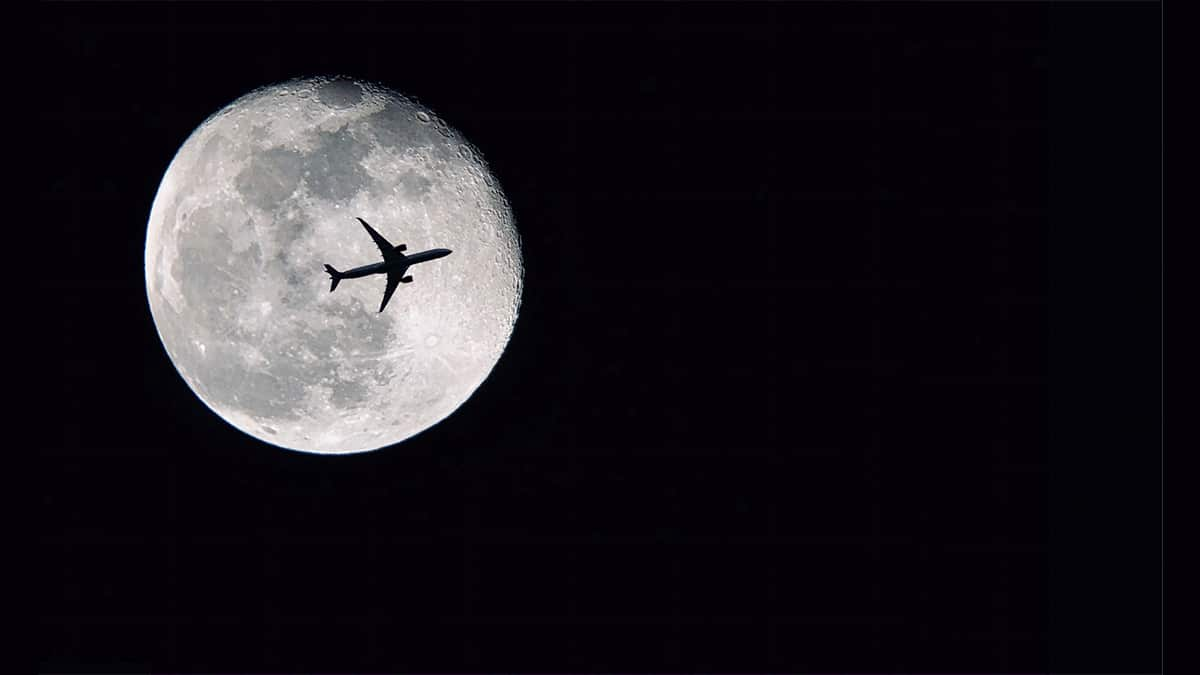
#> input picture moon.jpg, 1200 x 675 px
$ python -i TrabalhoFinal.py   (imports and definitions only)
#> lines starting #> are read from the running program, lines starting #| are printed output that depends on the picture; after the words box and inside, x2 and y2 are one past the last pixel; in counts of white or black regions, pixels touching at a corner belong together
from tkinter import *
from tkinter import filedialog
from PIL import ImageTk, Image
import cv2
import numpy as np

# Função para abrir o arquivo selecionado
# [70 lines left out: functions abrir_arquivo, abrir_recorte, desenha_retangulo, drag_inicio, drag_movimento, not called in this run]

def calcula_media(img, T, string, i):
    contador = 0
    sum_m = 0
    media = 0

    # Se estamos calculando m1, devemos pegar a média da intensidade dos pixels maiores que m1
    if(string == 'm1'):
        for y in range(img.shape[0]):
            for x in range(img.shape[1]):
                if(img[y,x][i] > T[i]):
                    sum_m += img[y,x][i]
                    contador += 1

    # Se estamos calculando m2, devemos pegar a média da intensidade dos pixels menores ou iguais a m2
    else:
        for y in range(img.shape[0]):
            for x in range(img.shape[1]):
                if(img[y,x][i] <= T[i]):
                    sum_m += img[y,x][i]
                    contador += 1

    media = sum_m / contador

    return media

def determinacao_threshold(img):
    canto_superior_esquerdo = img[0, 0]
#> canto_superior_esquerdo = [5, 0, 7]
    canto_superior_direito = img[0, img.shape[1]-1]
#> canto_superior_direito = [5, 0, 7]
    canto_inferior_esquerdo = img[img.shape[0]-1, 0]
#> canto_inferior_esquerdo = [5, 0, 7]
    canto_inferior_direito = img[img.shape[0]-1, img.shape[1]-1]
#> canto_inferior_direito = [5, 0, 7]
    m1 = [0,0,0]
    m2 = [0,0,0]
    m2_sum = [0,0,0]
    threshold_atual = [0,0,0]
    threshold_prev = [0,0,0]
    contador = 0

    m1[0] = int(canto_superior_esquerdo[0]) + int(canto_superior_direito[0]) + int(canto_inferior_esquerdo[0]) + int(canto_inferior_direito[0])
    m1[1] = int(canto_superior_esquerdo[1]) + int(canto_superior_direito[1]) + int(canto_inferior_esquerdo[1]) + int(canto_inferior_direito[1])
    m1[2] = int(canto_superior_esquerdo[2]) + int(canto_superior_direito[2]) + int(canto_inferior_esquerdo[2]) + int(canto_inferior_direito[2])

    for y in range(img.shape[0]):
        for x in range(img.shape[1]):
            m2_sum[0] += img[y,x][0]
            m2_sum[1] += img[y,x][1]
            m2_sum[2] += img[y,x][2]
            contador += 1
#> after the loop, contador = 810000; m2_sum = [23607362, 20224814, 25106352]

    m2[0] = (m2_sum[0] - m1[0]) / (contador - 4)
    m2[1] = (m2_sum[1] - m1[1]) / (contador - 4)
    m2[2] = (m2_sum[2] - m1[2]) / (contador - 4)

    m1[0] = m1[0] / 4
    m1[1] = m1[1] / 4
    m1[2] = m1[2] / 4

    threshold_prev[0] = 0
    threshold_prev[1] = 0
    threshold_prev[2] = 0

    threshold_atual[0] = (m1[0] + m2[0]) / 2
    threshold_atual[1] = (m1[1] + m2[1]) / 2
    threshold_atual[2] = (m1[2] + m2[2]) / 2

    while(threshold_atual[0] - threshold_prev[0] >= 0.01 and threshold_atual[1] - threshold_prev[1] >= 0.01
          and threshold_atual[2] - threshold_prev[2] >= 0.01):

        for i in range(3):
            # m1 = média dos pixels maiores que threshold atual
            m1[i] = calcula_media(img, threshold_atual, 'm1', i)
            # m2 = média dos pixels menores ou iguais ao threshold atual
            m2[i] = calcula_media(img, threshold_atual, 'm2', i)

            threshold_prev[i] = threshold_atual[i]
            threshold_atual[i] = (m1[i] + m2[i]) / 2
#> this loop made 4 passes
#> after the loop, m1 = [186.9, 182.4, 182.5]; m2 = [5.59, 1.23, 8.1]; threshold_atual = [96.26, 91.79, 95.27]; threshold_prev = [96.2, 91.79, 95.22]

    return [round(threshold_atual[0]), round(threshold_atual[1]), round(threshold_atual[2])]

def recortar_objeto(img):
    threshold = [0,0,0]
    threshold = determinacao_threshold(img)
#> threshold = [96, 92, 95]


    img_thresholded = np.zeros_like(img)

    for i in range(3):
        img_thresholded[:,:,i] = np.where(img[:,:,0] > threshold[0], 255, 0)
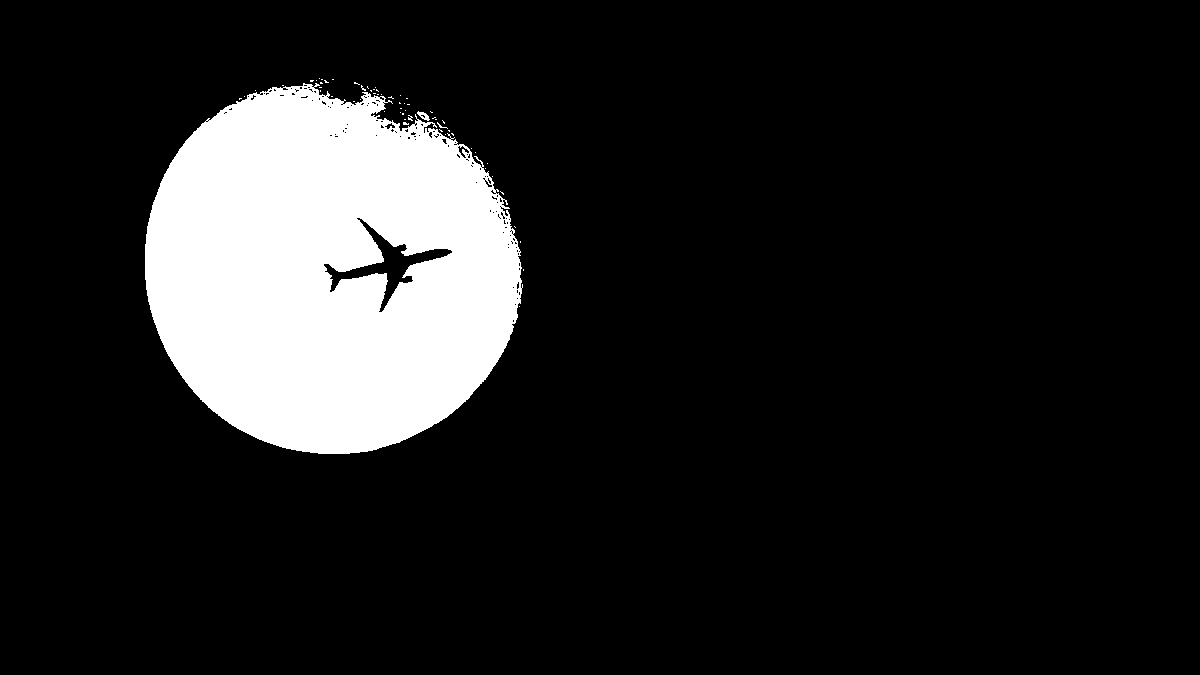
#> img_thresholded: shape (675, 1200, 3); 13% white; 61 white regions (59 under 20 px), largest, box (x1, y1, x2, y2) and area: (145, 83, 523, 454) 104959, (417, 111, 430, 121) 61


    mascara = cv2.cvtColor(img_thresholded, cv2.COLOR_RGB2GRAY)
#> mascara: shape (675, 1200); 13% white; 61 white regions (59 under 20 px)

    contours, _ = cv2.findContours(mascara, cv2.RETR_EXTERNAL, cv2.CHAIN_APPROX_SIMPLE)
#> contours = 61 contours, 59 with area under 20; largest, box (x1, y1, x2, y2) and area: (145, 83, 523, 454) 107044, (417, 111, 430, 121) 52
    big_contour = max(contours, key=cv2.contourArea)
#> big_contour = contour of 875 points, box (x1, y1, x2, y2) (145, 83, 523, 454), area 107044
    mask = np.zeros(img.shape[:2], dtype=np.uint8)
    cv2.drawContours(mask, [big_contour], 0, 255, -1)
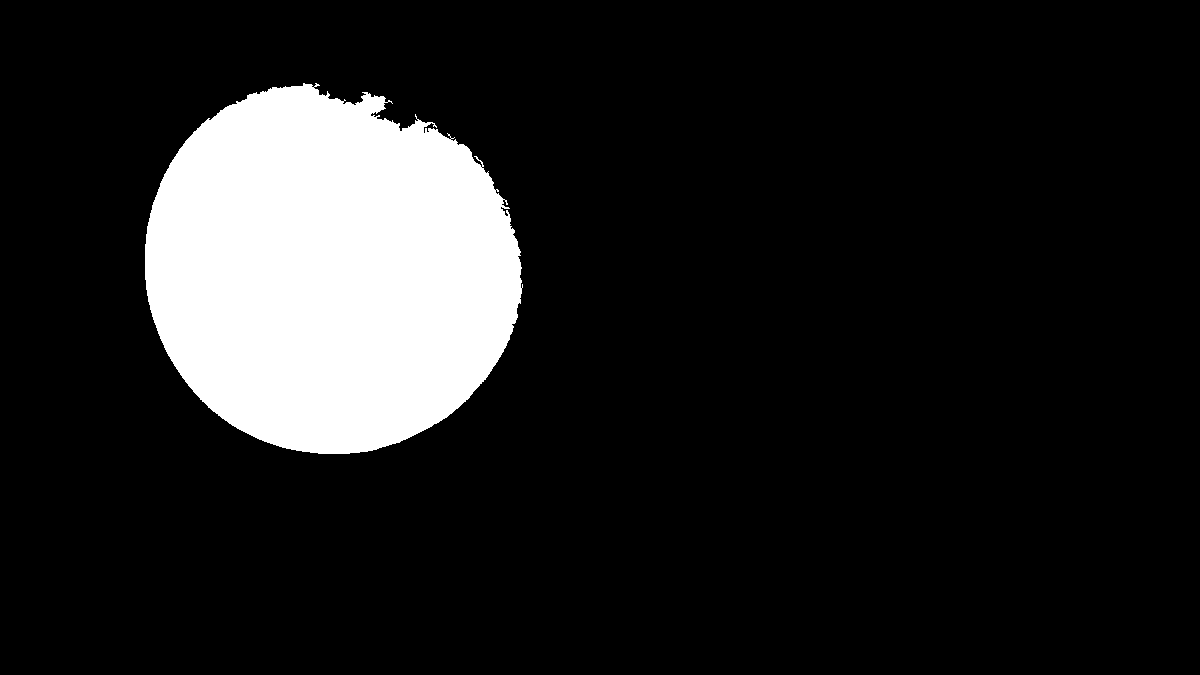
#> mask: shape (675, 1200); 13.3% white; 1 white region, box (x1, y1, x2, y2) and area: (145, 83, 523, 454) 107754
    roi = cv2.bitwise_and(img, img, mask=mask)
    background = np.zeros_like(img)
    background[mask == 255] = roi[mask == 255]

    return background

# [53 lines left out: functions equalizar_tons, ajustar_fronteira, not called in this run]

# Função main
# [5 lines not run here, left out]

# variáveis para controle do mouse
cropping = False
drawing = False
ix, iy = -1, -1
fx, fy = -1, -1
imagem_tk_roi = None
acabou = False
pos_final_x = 0
pos_final_y = 0

# [26 lines not run here, left out]

# [1 line that did not run here, left out]


# [1 line that did not run here, left out]
# Cria uma imagem em branco com canal alfa
# [1 line that did not run here, left out]
# Define o canal alfa da imagem
# [1 line not run here, left out]
# [1 line that did not run here, left out]

# Cria um label para exibir o recorte da primeira imagem
# [1 line that did not run here, left out]
# [1 line not run here, left out]

# Cria um label para exibir a segunda imagem
# [1 line that did not run here, left out]
# [4 lines not run here, left out]

# Cria um botão para abrir recorte
# [1 line that did not run here, left out]
# [1 line not run here, left out]

# Cria um botão para selecionar a segunda imagem
# [1 line that did not run here, left out]
# [1 line not run here, left out]

# [1 line that did not run here, left out]
# [4 lines not run here, left out]

>>> import cv2
>>> picture = cv2.cvtColor(cv2.imread('moon.jpg'), cv2.COLOR_BGR2RGB)
>>> result = recortar_objeto(picture)
